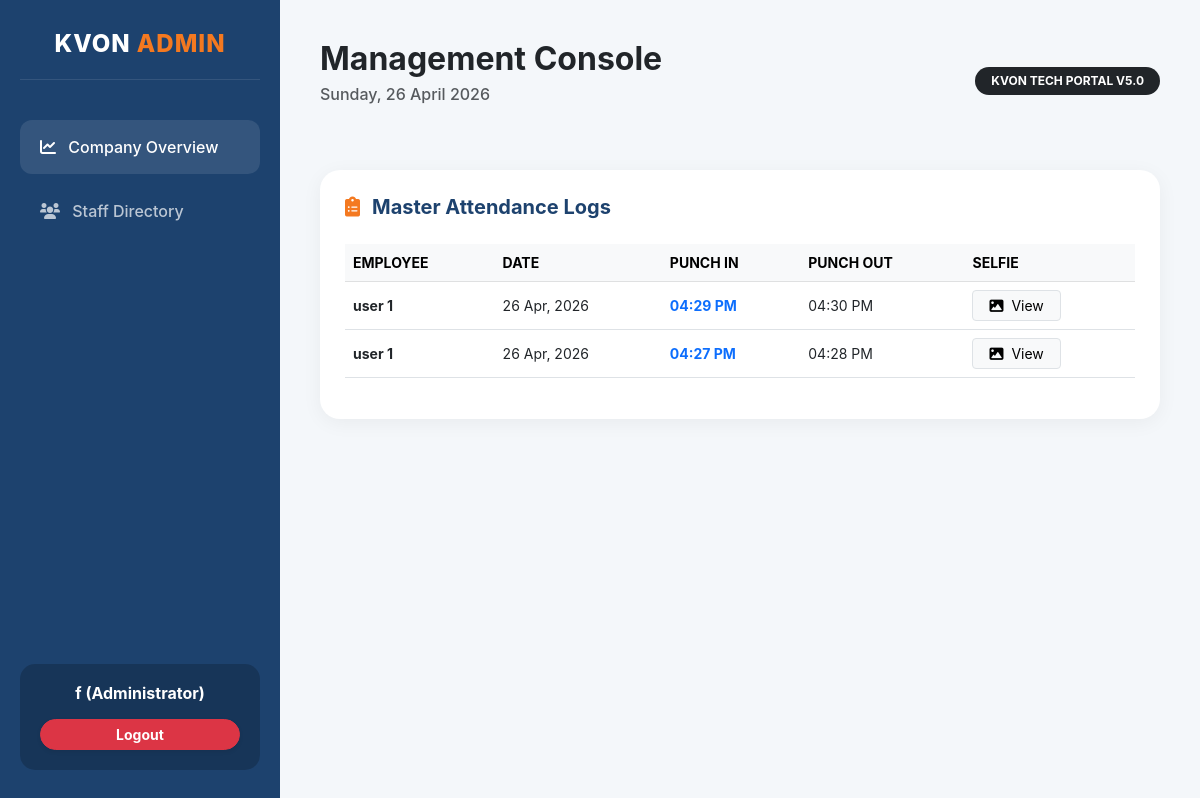
The page /dashboard (signed in) on the database its author committed.
### app.py (models this page shows)
class User(UserMixin, db.Model):
    id = db.Column(db.Integer, primary_key=True)
    username = db.Column(db.String(80), unique=True, nullable=False)
    email = db.Column(db.String(120), unique=True, nullable=False)
    password = db.Column(db.String(80), nullable=False)
    first_name = db.Column(db.String(80))
    last_name = db.Column(db.String(80))
    emp_id = db.Column(db.String(50), unique=True)
    dob = db.Column(db.String(20))
    role = db.Column(db.String(20), default='employee')
    status = db.Column(db.String(20), default='pending')
    created_at = db.Column(db.DateTime, default=datetime.now)

class Attendance(db.Model):
    id = db.Column(db.Integer, primary_key=True)
    user_id = db.Column(db.Integer, db.ForeignKey('user.id'))
    emp_full_name = db.Column(db.String(160))
    check_in = db.Column(db.DateTime, default=datetime.now)
    check_out = db.Column(db.DateTime, nullable=True)
    location_in = db.Column(db.String(255))
    location_out = db.Column(db.String(255))
    selfie = db.Column(db.String(255))
    total_seconds = db.Column(db.Integer, default=0)

### app.py (the view, shortened to what this page needs)
@app.route('/dashboard')
@login_required
def dashboard():
    today_date = datetime.now().date()
    yesterday_date = today_date - timedelta(days=1)
    week_start = today_date - timedelta(days=7)
    date_display = datetime.now().strftime("%A, %d %B %Y")
    if current_user.role == 'admin':
        logs = Attendance.query.order_by(Attendance.id.desc()).all()
        pending_users = User.query.filter_by(status='pending').all()
        return render_template('admin_dashboard.html', logs=logs, pending=pending_users, today=date_display)

### app.py (called while the page is built)
@login_manager.user_loader
def load_user(user_id):
    return User.query.get(int(user_id))

### templates/admin_dashboard.html (shortened to what this page needs)
<!DOCTYPE html>
<html lang="en">
<head>
    <link href="https://cdn.jsdelivr.net/npm/bootstrap@5.3.0/dist/css/bootstrap.min.css" rel="stylesheet">
    <link rel="stylesheet" href="https://cdnjs.cloudflare.com/ajax/libs/font-awesome/6.0.0/css/all.min.css">
</head>
<body>
    <div class="sidebar">
        <div class="admin-brand">
            <h4>KVON <span>ADMIN</span></h4>
        </div>
        <nav>
            <a href="/dashboard" class="nav-link-admin active-admin"><i class="fa fa-chart-line me-2"></i> Company Overview</a>
            <a href="#" class="nav-link-admin"><i class="fa fa-users me-2"></i> Staff Directory</a>
        </nav>
        <div class="admin-profile">
            <h6 class="fw-bold mb-3">{{ current_user.first_name }} (Administrator)</h6>
            <a href="/logout" class="btn btn-sm btn-danger w-100 rounded-pill fw-bold shadow-sm">Logout</a>
        </div>
    </div>
    <div class="main-content">
        <div class="d-flex justify-content-between align-items-center mb-5">
            <div>
                <h2 class="fw-bold text-dark mb-1">Management Console</h2>
                <p class="text-muted fw-medium">{{ today }}</p>
            </div>
            <div>
                <span class="badge bg-dark px-3 py-2 rounded-pill">KVON TECH PORTAL V5.0</span>
            </div>
        </div>
        <div class="admin-card">
            <h5 class="section-title"><i class="fa fa-clipboard-list"></i> Master Attendance Logs</h5>
            <div class="table-responsive">
                <table class="table table-hover align-middle">
                    <thead class="table-light small text-uppercase">
                        <tr><th>Employee</th><th>Date</th><th>Punch In</th><th>Punch Out</th><th>Selfie</th></tr>
                    </thead>
                    <tbody class="small">
                        {% for log in logs %}
                        <tr>
                            <td><div class="fw-bold text-dark">{{ log.emp_full_name }}</div></td>
                            <td>{{ log.check_in.strftime('%d %b, %Y') }}</td>
                            <td class="text-primary fw-bold">{{ log.check_in.strftime('%I:%M %p') }}</td>
                            <td>
                                {% if log.check_out %}
                                    {{ log.check_out.strftime('%I:%M %p') }}
                                {% else %}
                                    <span class="text-warning fw-bold">Active On Duty</span>
                                {% endif %}
                            </td>
                            <td>
                                <a href="/static/uploads/{{ log.selfie }}" target="_blank" class="btn btn-sm btn-light border px-3">
                                    <i class="fa fa-image me-1"></i> View
                                </a>
                            </td>
                        </tr>
                        {% endfor %}
                    </tbody>
                </table>
            </div>
        </div>
    </div>
</body>
</html>

### templates/admin_dashboard.html (style rules this page uses)
:root { --kvon-blue: #1d426e; --kvon-orange: #f47920; --bg-light: #f4f7fa; }
body { background: var(--bg-light); font-family: 'Inter', sans-serif; margin: 0; }
.sidebar { height: 100vh; width: 280px; position: fixed; background: var(--kvon-blue); color: white; padding: 30px 20px; z-index: 1000; display: flex; flex-direction: column; }
.main-content { margin-left: 280px; padding: 40px; min-height: 100vh; }
.admin-brand { text-align: center; margin-bottom: 40px; padding-bottom: 20px; border-bottom: 1px solid rgba(255,255,255,0.1); }
.admin-brand h4 { font-weight: 800; letter-spacing: 1px; margin: 0; }
.admin-brand span { color: var(--kvon-orange); }
.nav-link-admin { color: rgba(255,255,255,0.7); padding: 15px 20px; display: block; text-decoration: none; border-radius: 12px; margin-bottom: 10px; transition: 0.3s; font-weight: 500; }
.nav-link-admin:hover, .active-admin { background: rgba(255,255,255,0.1); color: white; }
.admin-profile { margin-top: auto; padding: 20px; background: rgba(0,0,0,0.2); border-radius: 15px; text-align: center; }
.admin-card { border: none; border-radius: 20px; background: white; box-shadow: 0 4px 20px rgba(0,0,0,0.05); padding: 25px; margin-bottom: 30px; }
.section-title { font-weight: 700; color: var(--kvon-blue); margin-bottom: 25px; display: flex; align-items: center; }
.section-title i { margin-right: 12px; color: var(--kvon-orange); }

### rows shown on the page
User: first_name "f"
Attendance: emp_full_name "user 1", check_in "26 Apr, 2026", check_in "04:29 PM", check_out "04:30 PM"
Attendance: emp_full_name "user 1", check_in "26 Apr, 2026", check_in "04:27 PM", check_out "04:28 PM"
